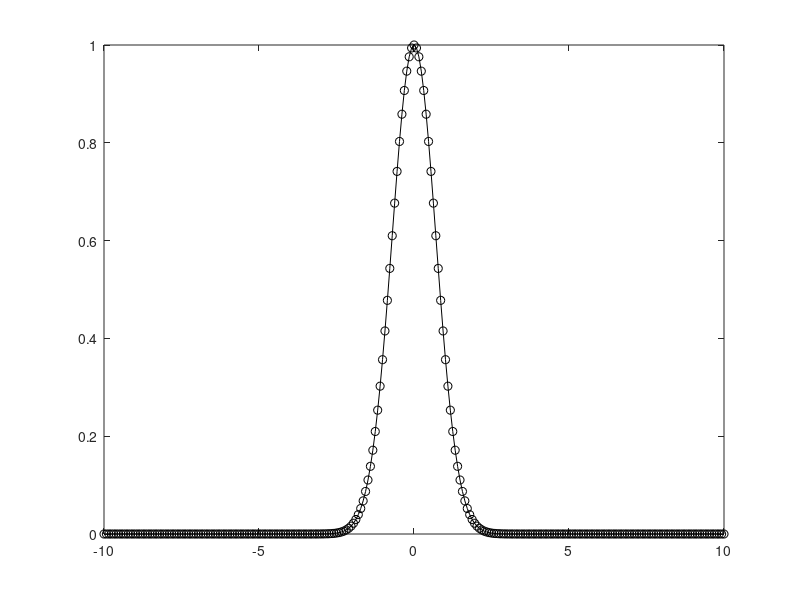

The MATLAB source for this figure: (Note: this script raises an error after producing the figure.)
clear all
close all

%=====================
% particle solution of 
% the convection equation
%=====================

N  = 2*2*64;
a  =-10;
b  = 10;
Dt = 0.0010;

%---
% prepare
%---

Dx = (b-a)/N;

%---
% initial condition
%---

for i=1:N+1
 x(i) = a+(i-1)*Dx;

 F(i) = tanh(x(i));
 F(i) = exp(-x(i)*x(i));

 v(i) = F(i)*F(i);
 v(i) = 1.0;
 v(i) = tanh(x(i));
 v(i) = F(i); % Burgers

end

time = 0.0;

%-----
for istep=1:30000
%-----

 x = x + Dt*v;

 time = time + Dt;

 if(istep==1)
  Handle1 = plot(x,F,'ko-');
  set(Handle1, 'erasemode','xor');
  axis([-2 2 -0.0 1.2])
% axis([-2 2 -1.2 1.2])
  xlabel('x','fontsize',15)
  ylabel('f','fontsize',15)
  set(gca,'fontsize',15)
 else
  set(Handle1,'XData',x,'YData',F);
  pause(0.01)
  drawnow
 end

%-----
end
%-----
